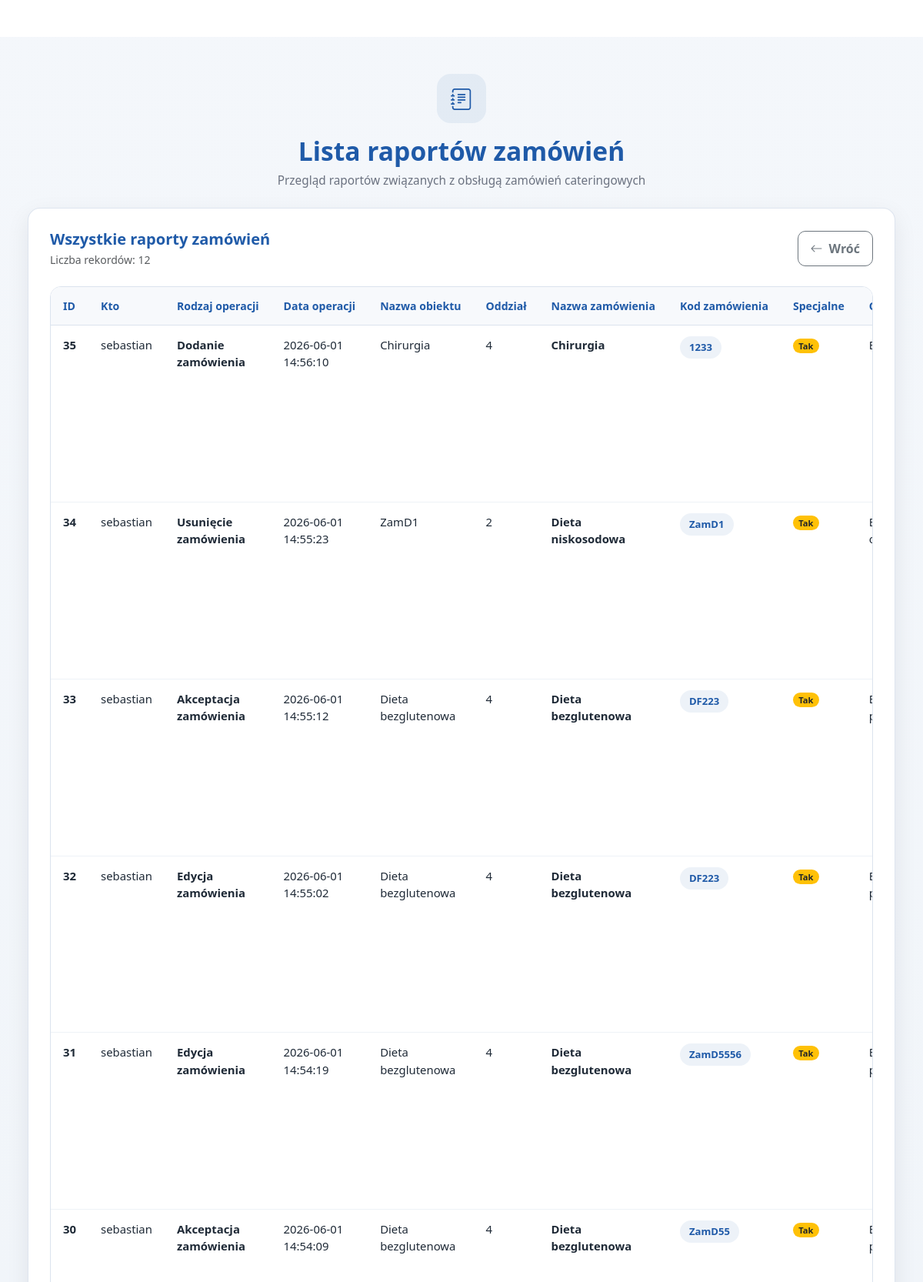
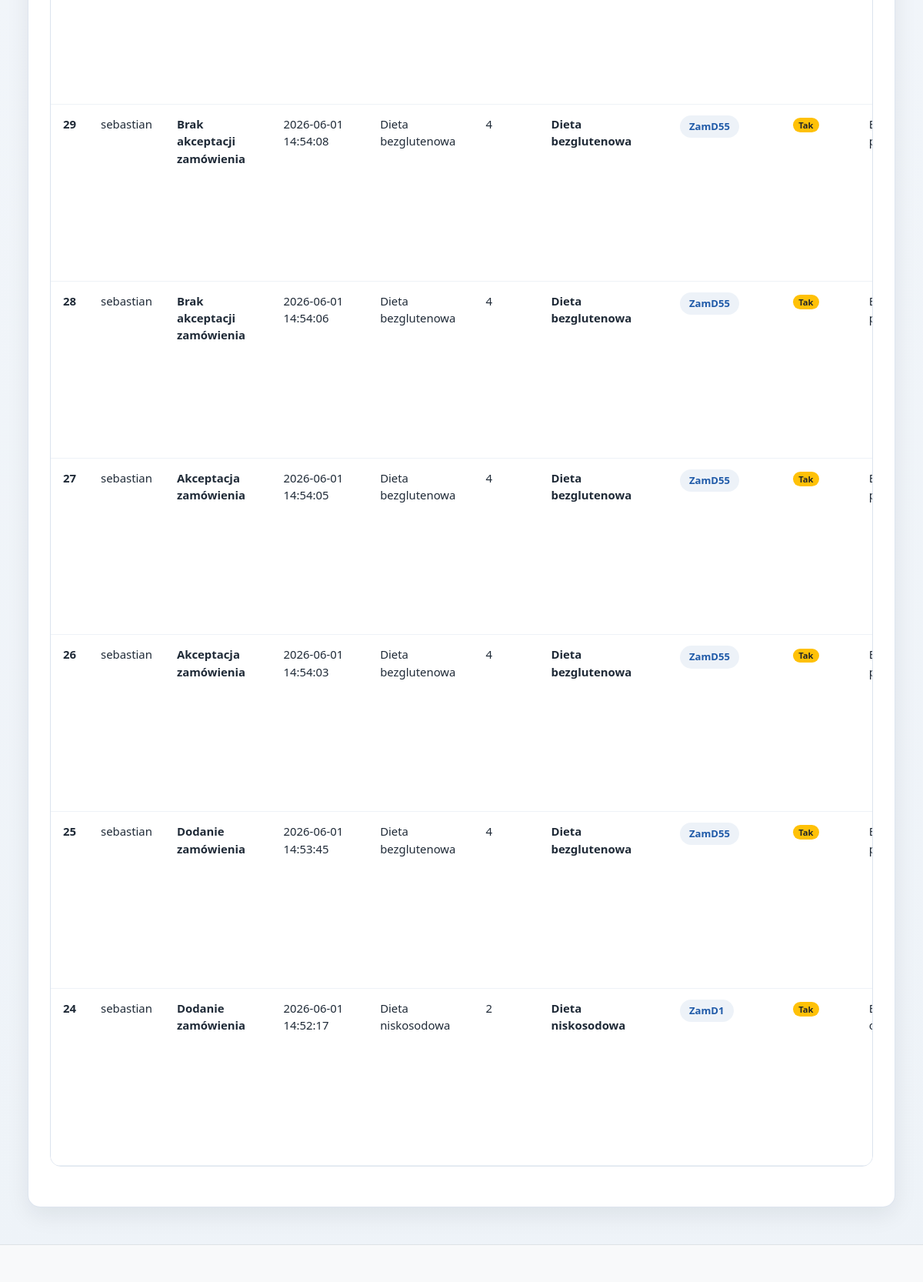
The app's page /window/show_raport_orders.php with its own data (2 pictures, top to bottom).
### tables this page shows
CREATE TABLE `raport_orders` (
  `id` int(11) NOT NULL,
  `Who` varchar(255) NOT NULL,
  `Type_operation` varchar(255) NOT NULL,
  `Created_at` datetime NOT NULL DEFAULT current_timestamp(),
  `Name` varchar(255) NOT NULL,
  `Department_id` varchar(255) NOT NULL,
  `Order_name` varchar(255) NOT NULL,
  `Order_code` varchar(255) NOT NULL,
  `Is_special` int(11) NOT NULL,
  `Order_restrictions` varchar(255) NOT NULL,
  `Order_description` varchar(255) NOT NULL,
  `Is_active` int(11) NOT NULL
);

### window/show_raport_orders.php (the view, shortened to what this page needs)
<?php
require_once '../core/config/db.php';
$stmt = $pdo->prepare("SELECT * FROM raport_orders ORDER BY id DESC");
$stmt->execute();
$data = $stmt->fetchAll(PDO::FETCH_ASSOC);
require_once '../template/header.php';
?>
<div class="dashboard-page">
    <div class="container-fluid px-3 px-xl-4">
        <div class="diet-page-wide mx-auto">
            <div class="dashboard-header mb-4">
                <div class="login-top-icon">
                    <i class="bi bi-journal-text"></i>
                </div>
                <h1>Lista raportów zamówień</h1>
                <p>Przegląd raportów związanych z obsługą zamówień cateringowych</p>
            </div>
            <div class="dashboard-card diet-table-card">
                <div class="d-flex flex-column flex-lg-row align-items-lg-center justify-content-between gap-3 mb-4">
                    <div>
                        <h2 class="h5 mb-1 fw-bold text-primary-custom">
                            Wszystkie raporty zamówień
                        </h2>
                        <div class="text-muted small">
                            Liczba rekordów: <?php echo count($data); ?>
                        </div>
                    </div>
                    <div>
                        <a href="dashboard_raport_show.php" class="btn btn-outline-secondary diet-back-btn-bootstrap">
                            <i class="bi bi-arrow-left me-2"></i>Wróć
                        </a>
                    </div>
                </div>
                <?php if (!empty($data)): ?>
                    <div class="table-responsive diet-table-bootstrap-wrap reports-desktop-table mb-4">
                        <table class="table table-hover align-middle mb-0 diet-table-bootstrap">
                            <thead>
                                <tr>
                                    <th>ID</th>
                                    <th>Kto</th>
                                    <th>Rodzaj operacji</th>
                                    <th>Data operacji</th>
                                    <th>Nazwa obiektu</th>
                                    <th>Oddział</th>
                                    <th>Nazwa zamówienia</th>
                                    <th>Kod zamówienia</th>
                                    <th>Specjalne</th>
                                    <th>Ograniczenia</th>
                                </tr>
                            </thead>
                            <tbody>
                                <?php foreach ($data as $row): ?>
                                    <?php
                                        $isSpecial = (int)($row['Is_special'] ?? 0) === 1;
                                    ?>
                                    <tr>
                                        <td class="fw-semibold">
                                            <?php echo htmlspecialchars($row['id'] ?? ''); ?>
                                        </td>
                                        <td>
                                            <?php echo htmlspecialchars($row['Who'] ?? ''); ?>
                                        </td>
                                        <td class="fw-semibold">
                                            <?php echo htmlspecialchars($row['Type_operation'] ?? ''); ?>
                                        </td>
                                        <td>
                                            <?php echo htmlspecialchars($row['Created_at'] ?? ''); ?>
                                        </td>
                                        <td>
                                            <?php echo htmlspecialchars($row['Name'] ?? ''); ?>
                                        </td>
                                        <td>
                                            <?php echo htmlspecialchars($row['Department_id'] ?? ''); ?>
                                        </td>
                                        <td class="fw-semibold">
                                            <?php echo htmlspecialchars($row['Order_name'] ?? ''); ?>
                                        </td>
                                        <td>
                                            <span class="badge rounded-pill diet-code-badge">
                                                <?php echo htmlspecialchars($row['Order_code'] ?? ''); ?>
                                            </span>
                                        </td>
                                        <td>
                                            <?php if ($isSpecial): ?>
                                                <span class="badge rounded-pill bg-warning text-dark">Tak</span>
                                            <?php else: ?>
                                                <span class="badge rounded-pill bg-secondary">Nie</span>
                                            <?php endif; ?>
                                        </td>
                                        <td class="text-wrap diet-col-wide">
                                        </td>
                                    </tr>
                                <?php endforeach; ?>
                            </tbody>
                        </table>
                    </div>
                <?php endif; ?>
            </div>
        </div>
    </div>
</div>
<?php require_once '../template/footer.php'; ?>

### assets/css/style.css (style rules this page uses)
:root { --app-bg: #eef3f8; --app-surface: #ffffff; --app-primary: #1f5aa8; --app-primary-hover: #17498a; --app-text: #1f2a37; --app-muted: #6b7280; --app-border: #dbe3ee; --app-input-bg: #f4f7fb; --app-shadow: 0 10px 30px rgba(15, 23, 42, 0.08); --app-radius: 16px; }
body { background: linear-gradient(180deg, #f4f7fb 0%, var(--app-bg) 100%); color: var(--app-text); }
.login-top-icon { width: 64px; height: 64px; border-radius: 18px; background: rgba(31, 90, 168, 0.08); color: var(--app-primary); display: flex; align-items: center; justify-content: center; margin: 0 auto 18px; font-size: 28px; }
.dashboard-page { padding: 48px 12px; }
.dashboard-header { text-align: center; margin-bottom: 28px; }
.dashboard-header h1 { margin: 0 0 8px; font-size: 2.1rem; line-height: 1.1; font-weight: 700; color: var(--app-primary); }
.dashboard-header p { margin: 0; color: var(--app-muted); font-size: 0.96rem; }
.dashboard-card { background: var(--app-surface); border: 1px solid rgba(219, 227, 238, 0.9); border-radius: var(--app-radius); box-shadow: var(--app-shadow); padding: 32px 32px 50px 32px; }
.diet-page-wide { width: 100%; }
.text-primary-custom { color: var(--app-primary) !important; }
.diet-table-card { padding: 28px; }
.diet-back-btn-bootstrap { min-height: 46px; border-radius: 10px; font-weight: 600; padding: 10px 16px; }
.diet-table-bootstrap-wrap { border: 1px solid var(--app-border); border-radius: 14px; overflow: auto; background: #fff; }
.diet-table-bootstrap { margin-bottom: 0; }
.diet-table-bootstrap thead th { background: #f7f9fc; color: var(--app-primary); font-size: 0.88rem; font-weight: 700; border-bottom: 1px solid var(--app-border); padding: 14px 16px; white-space: nowrap; position: sticky; top: 0; z-index: 2; }
.diet-table-bootstrap tbody td { padding: 14px 16px; font-size: 0.93rem; color: var(--app-text); border-color: #eef2f7; vertical-align: top; }
.diet-col-wide { min-width: 260px; max-width: 360px; white-space: normal; word-break: break-word; }
.diet-code-badge { background: rgba(31, 90, 168, 0.08); color: var(--app-primary); font-weight: 700; font-size: 0.82rem; padding: 8px 12px; }
.reports-desktop-table { display: block; }
@media (max-width: 1399.98px) { .diet-page-wide { max-width: 100%; } }

### records on screen
raport_orders: id "35", Who "sebastian", Type_operation "Dodanie zamówienia", Created_at "2026-06-01 14:56:10", Name "Chirurgia", Department "4", Order_name "Chirurgia", Order_code "1233", Is_special "Tak"
raport_orders: id "34", Who "sebastian", Type_operation "Usunięcie zamówienia", Created_at "2026-06-01 14:55:23", Name "ZamD1", Department "2", Order_name "Dieta niskosodowa", Order_code "ZamD1", Is_special "Tak"
raport_orders: id "33", Who "sebastian", Type_operation "Akceptacja zamówienia", Created_at "2026-06-01 14:55:12", Name "Dieta bezglutenowa", Department "4", Order_name "Dieta bezglutenowa", Order_code "DF223", Is_special "Tak"
raport_orders: id "32", Who "sebastian", Type_operation "Edycja zamówienia", Created_at "2026-06-01 14:55:02", Name "Dieta bezglutenowa", Department "4", Order_name "Dieta bezglutenowa", Order_code "DF223", Is_special "Tak"
raport_orders: id "31", Who "sebastian", Type_operation "Edycja zamówienia", Created_at "2026-06-01 14:54:19", Name "Dieta bezglutenowa", Department "4", Order_name "Dieta bezglutenowa", Order_code "ZamD5556", Is_special "Tak"
raport_orders: id "30", Who "sebastian", Type_operation "Akceptacja zamówienia", Created_at "2026-06-01 14:54:09", Name "Dieta bezglutenowa", Department "4", Order_name "Dieta bezglutenowa", Order_code "ZamD55", Is_special "Tak"
raport_orders: id "29", Who "sebastian", Type_operation "Brak akceptacji zamówienia", Created_at "2026-06-01 14:54:08", Name "Dieta bezglutenowa", Department "4", Order_name "Dieta bezglutenowa", Order_code "ZamD55", Is_special "Tak"
raport_orders: id "28", Who "sebastian", Type_operation "Brak akceptacji zamówienia", Created_at "2026-06-01 14:54:06", Name "Dieta bezglutenowa", Department "4", Order_name "Dieta bezglutenowa", Order_code "ZamD55", Is_special "Tak"
raport_orders: id "27", Who "sebastian", Type_operation "Akceptacja zamówienia", Created_at "2026-06-01 14:54:05", Name "Dieta bezglutenowa", Department "4", Order_name "Dieta bezglutenowa", Order_code "ZamD55", Is_special "Tak"
raport_orders: id "26", Who "sebastian", Type_operation "Akceptacja zamówienia", Created_at "2026-06-01 14:54:03", Name "Dieta bezglutenowa", Department "4", Order_name "Dieta bezglutenowa", Order_code "ZamD55", Is_special "Tak"
raport_orders: id "25", Who "sebastian", Type_operation "Dodanie zamówienia", Created_at "2026-06-01 14:53:45", Name "Dieta bezglutenowa", Department "4", Order_name "Dieta bezglutenowa", Order_code "ZamD55", Is_special "Tak"
raport_orders: id "24", Who "sebastian", Type_operation "Dodanie zamówienia", Created_at "2026-06-01 14:52:17", Name "Dieta niskosodowa", Department "2", Order_name "Dieta niskosodowa", Order_code "ZamD1", Is_special "Tak"

### other values on screen
count($data) "12"
